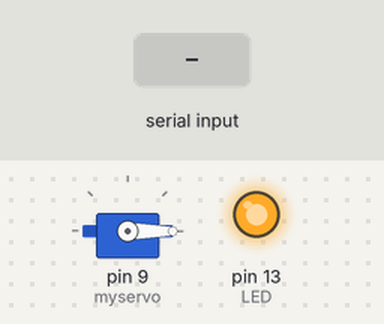
Bench run of a sketch on a simulated Arduino Uno, built with avr-gcc and run on an emulated ATmega328P. Parts: servo, output pins drawn as LEDs (lit = HIGH). The test bench sets the inputs (shaded band).

Above: at 1.2 s.
1.3 s: "1" received over the second serial link
At 2.0 s:
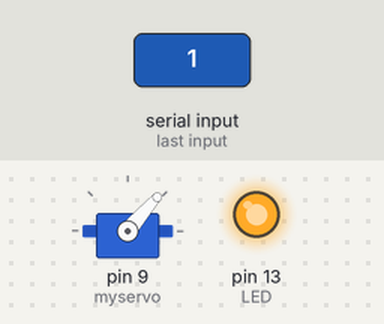
2.8 s: "0" received over the second serial link
At 3.1 s:
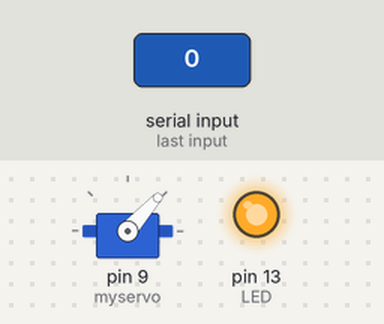
Timing chart, 0 to 5.8 s (numbered marks = the images above; inputs shaded):
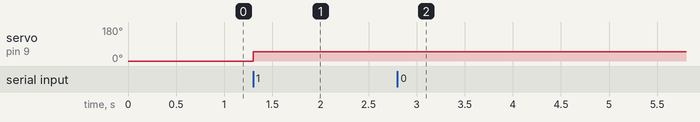

Measured:
- after the input at 1.3 s, servo on pin 9 (myservo): 0° → 49° at once
- after the input at 2.8 s, servo on pin 9 (myservo): 49° → 48° at once

The sketch:

Arduino_Servo_Controller.ino
```cpp
// Arduino Bluetooth LE Servo Controlled by iOS

#include <Servo.h>
#include <SoftwareSerial.h>

int LED = 13;     // Most Arduino boards have an onboard LED on pin 13
SoftwareSerial BLE_Shield(4,5);
Servo myservo;    // Create servo object to control the servo

void setup()  // Called only once per startup
{
  pinMode(LED, OUTPUT);     // Set pin as an output
  digitalWrite(LED, HIGH);  // Turn on LED (ie set to HIGH voltage)

  myservo.attach(9);        // Attach the servo object to pin 9
  myservo.write(0);         // Initialize servo position to 0

  BLE_Shield.begin(9600);   // Setup the serial port at 9600 bps. This is the BLE Shield default baud rate.
}

void loop() // Continuous loop
{
    // See if new position data is available
  if (BLE_Shield.available()) {
    myservo.write(BLE_Shield.read());  // Write position to servo
  }


}
```
